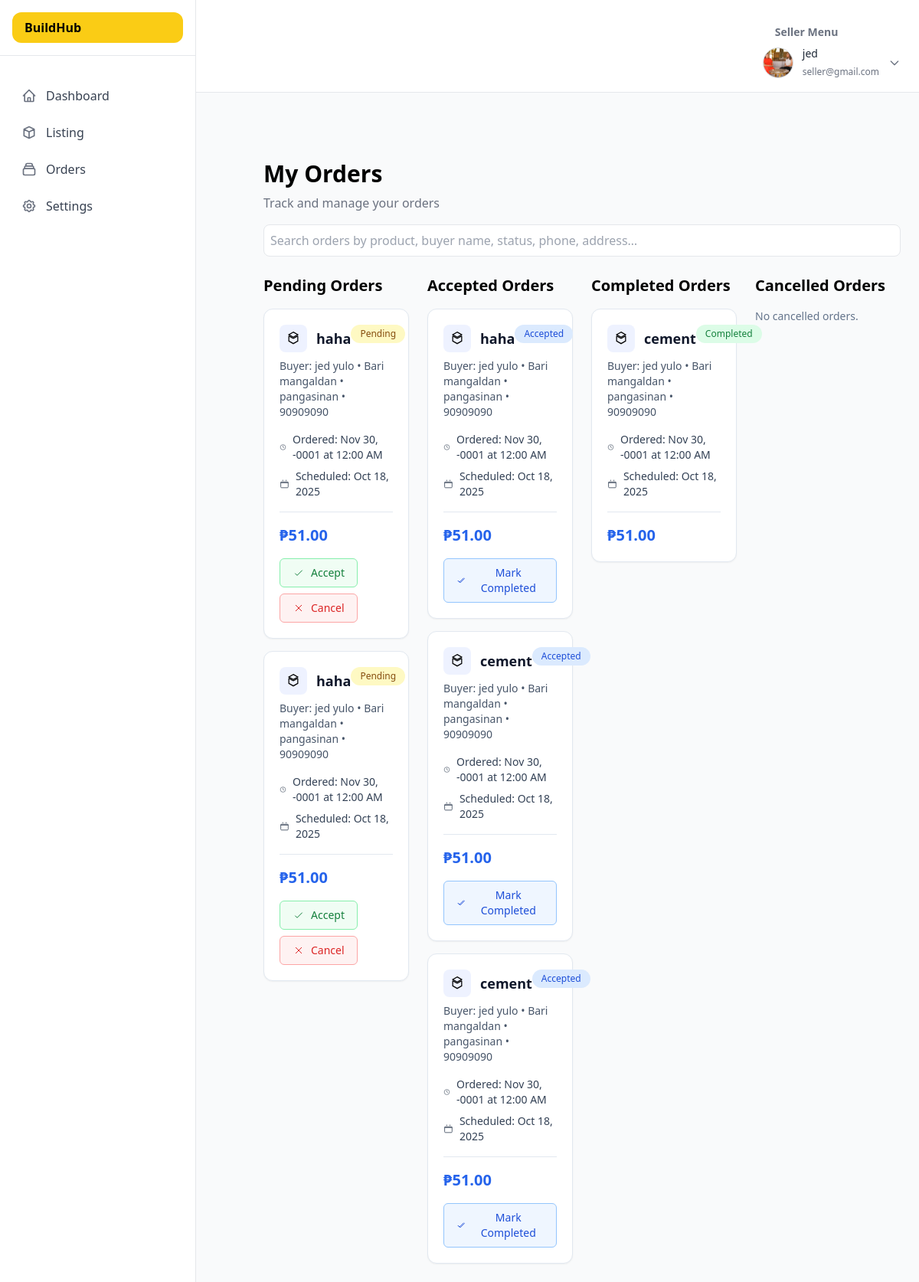
Page /Buildhub/admin/myorders.php (signed in) on the committed database.
### tables this page shows
CREATE TABLE `orders` (
  `id` int(11) UNSIGNED NOT NULL,
  `buyer_id` int(10) UNSIGNED DEFAULT NULL,
  `supplier_id` int(10) UNSIGNED DEFAULT NULL,
  `recipient_name` varchar(100) NOT NULL,
  `address_line` varchar(255) NOT NULL,
  `province` varchar(50) DEFAULT NULL,
  `phone` varchar(20) NOT NULL,
  `schedule_date` date NOT NULL,
  `product_name` varchar(255) NOT NULL,
  `total_amount` int(11) NOT NULL DEFAULT 0,
  `ordered_at` datetime NOT NULL DEFAULT current_timestamp(),
  `status` enum('pending','accepted','completed') NOT NULL,
  `updated_at` datetime NOT NULL DEFAULT current_timestamp() ON UPDATE current_timestamp()
);

### Buildhub/admin/myorders.php (the view, shortened to what this page needs)
<?php
$q = trim($_GET['q'] ?? '');
$conn = mysqli_connect("localhost","root","","user_db");
function h($v){ return htmlspecialchars((string)($v ?? ""), ENT_QUOTES, 'UTF-8'); }
function peso($n){ return "₱" . number_format((float)$n, 2); }
function fmtDate($s){ if(!$s) return "—"; $t=strtotime($s); return $t?date("M d, Y",$t):"—"; }
function fmtDateTime($s){ if(!$s) return "—"; $t=strtotime($s); return $t?date("M d, Y \\a\\t h:i A",$t):"—"; }
function badgeClasses($status){
  $s = strtolower($status ?? '');
  if ($s==='completed') return 'bg-green-100 text-green-700';
  if ($s==='accepted')  return 'bg-blue-100 text-blue-700';
  return 'bg-yellow-100 text-yellow-800';
}
function renderCard($row){
  $title       = $row['product_name'] ?? 'Untitled';
  $desc        = $row['description'] ?? (($row['address_line'] ?? '') .
                   (isset($row['province']) && $row['province'] !== null ? ' • '.$row['province'] : '') .
                   (isset($row['phone']) && $row['phone'] !== '' ? ' • '.$row['phone'] : ''));
  $desc        = trim($desc) === '' ? 'No description provided.' : $desc;
  $status      = $row['status']        ?? 'pending';
  $orderedAt   = $row['ordered_at']    ?? null;
  $scheduledAt = $row['schedule_date'] ?? null;
  $total       = isset($row['total_amount']) ? (float)$row['total_amount'] : 0;
  ?>
  <article class="bg-white rounded-xl border border-slate-200 shadow-sm p-5 mt-4">
    <div class="flex items-start justify-between">
      <div class="flex items-center gap-3">
        <div class="h-9 w-9 rounded-lg bg-indigo-50 flex items-center justify-center">
          <svg xmlns="http://www.w3.org/2000/svg" class="h-5 w-5" viewBox="0 0 24 24" fill="none" stroke="currentColor">
            <path d="M12 2l7 4-7 4-7-4 7-4z" stroke-width="1.5"/>
            <path d="M19 8v8l-7 4-7-4V8" stroke-width="1.5"/>
            <path d="M12 12l7-4M12 12L5 8" stroke-width="1.5"/>
          </svg>
        </div>
        <h3 class="text-lg font-semibold text-slate-900 leading-tight"><?php echo h($title); ?></h3>
      </div>
      <span class="inline-flex items-center rounded-full <?php echo badgeClasses($status); ?> px-3 py-1 text-xs font-medium">
        <?php echo h(ucfirst($status)); ?>
      </span>
    </div>
    <p class="mt-2 text-sm text-slate-600"><?php echo h($desc); ?></p>
    <div class="mt-4 space-y-2 text-sm text-slate-700">
      <div class="flex items-center gap-2">
        <svg xmlns="http://www.w3.org/2000/svg" class="h-4 w-4" fill="none" viewBox="0 0 24 24" stroke="currentColor">
          <path stroke-width="1.5" d="M12 6v6l4 2"/><circle cx="12" cy="12" r="9" stroke-width="1.5" fill="none"/>
        </svg>
        <span>Ordered: <?php echo h(fmtDateTime($orderedAt)); ?></span>
      </div>
      <div class="flex items-center gap-2">
        <svg xmlns="http://www.w3.org/2000/svg" class="h-4 w-4" fill="none" viewBox="0 0 24 24" stroke="currentColor">
          <path stroke-width="1.5" d="M8 2v3M16 2v3M3 9h18M4 7h16a1 1 0 011 1v11a2 2 0 01-2 2H5a2 2 0 01-2-2V8a1 1 0 011-1z"/>
        </svg>
        <span>Scheduled: <?php echo h(fmtDate($scheduledAt)); ?></span>
      </div>
    </div>
    <hr class="my-4 border-slate-200"/>
    <div class="text-xl font-semibold text-blue-600"><?php echo h(peso($total)); ?></div>
    <?php if (strtolower($status)==='pending'): ?>
  <div class="mt-4 flex flex-wrap gap-2">
    <form action="accept_order.php" method="POST"
          onsubmit="return confirm('Accept this order?');">
      <button class="inline-flex items-center gap-2 rounded-md px-4 py-2 text-sm font-medium text-green-700 border border-green-300 bg-green-50 hover:bg-green-100">
        <svg xmlns="http://www.w3.org/2000/svg" class="h-4 w-4" fill="none" viewBox="0 0 24 24" stroke="currentColor">
          <path stroke-width="1.5" d="M5 13l4 4L19 7"/>
        </svg>
        Accept
      </button>
    </form>
    <form action="cancel.php" method="POST" onsubmit="return confirm('Cancel this order?');">
      <button class="inline-flex items-center gap-2 rounded-md px-4 py-2 text-sm font-medium text-red-600 border border-red-300 bg-red-50 hover:bg-red-100">
        <svg xmlns="http://www.w3.org/2000/svg" class="h-4 w-4" fill="none" viewBox="0 0 24 24" stroke="currentColor">
          <path stroke-width="1.5" d="M6 6l12 12M18 6l-12 12"/>
        </svg>
        Cancel
      </button>
    </form>
  </div>
<?php endif; ?>
<?php if (strtolower($status) === 'accepted'): ?>
  <div class="mt-4 flex flex-wrap gap-2">
    <form action="complete_order.php" method="POST"
          onsubmit="return confirm('Mark this order as completed?');">
      <button class="inline-flex items-center gap-2 rounded-md px-4 py-2 text-sm font-medium text-blue-700 border border-blue-300 bg-blue-50 hover:bg-blue-100">
        <svg xmlns="http://www.w3.org/2000/svg" class="h-4 w-4" fill="none" viewBox="0 0 24 24" stroke="currentColor">
          <path stroke-width="1.5" d="M5 13l4 4L19 7M3 12l4 4L17 6"/>
        </svg>
        Mark Completed
      </button>
    </form>
  </div>
<?php endif; ?>
  </article>
  <?php
}
$buckets = ['Pending'=>[], 'Accepted'=>[], 'Completed'=>[], 'Cancelled'=>[]];
$sellerId = (int)($_SESSION['user_id'] ?? 0);
if ($conn && $sellerId > 0) {
  if ($q === '') {
    $sql = "SELECT o.id, o.product_name, o.status, o.ordered_at, o.schedule_date,
                   o.total_amount, o.address_line, o.province, o.phone,
                   o.buyer_id,
                   TRIM(CONCAT(COALESCE(u.fname,''),' ',COALESCE(u.lname,''))) AS buyer_name
            FROM orders o
            LEFT JOIN users u ON u.id = o.buyer_id
            WHERE o.supplier_id = ?
            ORDER BY o.id DESC";
    if ($stmt = mysqli_prepare($conn, $sql)) {
      mysqli_stmt_bind_param($stmt, 'i', $sellerId);
      mysqli_stmt_execute($stmt);
      $res = mysqli_stmt_get_result($stmt);
    }
  }
  if (!empty($res)) {
    while ($r = mysqli_fetch_assoc($res)) {
      $r['description'] = trim(
        ($r['buyer_name'] ? "Buyer: {$r['buyer_name']}" : '') .
        (($r['address_line'] ?? '') !== '' ? ' • '.$r['address_line'] : '') .
        (isset($r['province']) && $r['province'] !== null ? ' • '.$r['province'] : '') .
        (isset($r['phone'])    && $r['phone']    !== ''   ? ' • '.$r['phone']    : '')
      );
      $s = strtolower($r['status'] ?? 'pending');
      $k = ($s==='accepted' ? 'Accepted' : ($s==='completed' ? 'Completed' : ($s==='cancelled' ? 'Cancelled' : 'Pending')));
      $buckets[$k][] = $r;
    }
  }
}
?>
<!DOCTYPE html>
<html lang="en">
<head>
  <script src="https://cdn.tailwindcss.com"></script>
</head>
<body class="bg-gray-50">
  <?php include '../nav/topbar_seller.php'; ?>
  <div class="flex">
    <?php include '../nav/sidebar_seller.php'; ?>
    <main class="pt-16 pl-[320px]">
      <div class="max-w-[1200px] mx-auto px-6 py-6">
        <h1 class="text-3xl font-bold">My Orders</h1>
        <p class="text-gray-500 mt-2">Track and manage your orders</p>
        <form method="GET" class="mt-4">
  <input
    type="search"
    name="q"
    value="<?= htmlspecialchars($q) ?>"
    class="w-full p-2 border border-gray-200 rounded-lg placeholder-gray-400
           focus:outline-none focus:ring-2 focus:ring-yellow-400"
    placeholder="Search orders by product, buyer name, status, phone, address…"
  />
</form>
        <div class="grid grid-cols-1 md:grid-cols-2 lg:grid-cols-4 gap-6 mt-6">
          <section>
            <h2 class="text-xl font-bold">Pending Orders</h2>
            <?php if (empty($buckets['Pending'])): ?>
              <p class="text-sm text-slate-500 mt-4">No pending orders.</p>
            <?php else: foreach ($buckets['Pending'] as $row) { renderCard($row); } endif; ?>
          </section>
          <section>
            <h2 class="text-xl font-bold">Accepted Orders</h2>
            <?php if (empty($buckets['Accepted'])): ?>
              <p class="text-sm text-slate-500 mt-4">No accepted orders.</p>
            <?php else: foreach ($buckets['Accepted'] as $row) { renderCard($row); } endif; ?>
          </section>
          <section>
            <h2 class="text-xl font-bold">Completed Orders</h2>
            <?php if (empty($buckets['Completed'])): ?>
              <p class="text-sm text-slate-500 mt-4">No completed orders.</p>
            <?php else: foreach ($buckets['Completed'] as $row) { renderCard($row); } endif; ?>
          </section>
          <section>
            <h2 class="text-xl font-bold">Cancelled Orders</h2>
            <?php if (empty($buckets['Cancelled'])): ?>
              <p class="text-sm text-slate-500 mt-4">No cancelled orders.</p>
            <?php else: foreach ($buckets['Cancelled'] as $row) { renderCard($row); } endif; ?>
          </section>
        </div>
      </div>
    </main>
  </div>
</body>
</html>

### rows in the picture
orders: product_name "haha", status "Pending", ordered_at "Nov 30, -0001 at 12:00 AM", schedule_date "Oct 18, 2025", total_amount "₱51.00"
orders: product_name "haha", status "Pending", ordered_at "Nov 30, -0001 at 12:00 AM", schedule_date "Oct 18, 2025", total_amount "₱51.00"
orders: product_name "haha", status "Accepted", ordered_at "Nov 30, -0001 at 12:00 AM", schedule_date "Oct 18, 2025", total_amount "₱51.00"
orders: product_name "cement", status "Accepted", ordered_at "Nov 30, -0001 at 12:00 AM", schedule_date "Oct 18, 2025", total_amount "₱51.00"
orders: product_name "cement", status "Accepted", ordered_at "Nov 30, -0001 at 12:00 AM", schedule_date "Oct 18, 2025", total_amount "₱51.00"
orders: product_name "cement", status "Completed", ordered_at "Nov 30, -0001 at 12:00 AM", schedule_date "Oct 18, 2025", total_amount "₱51.00"

### other values in the picture
$_SESSION['fname'] "jed"
$_SESSION['email'] "seller@gmail.com"
